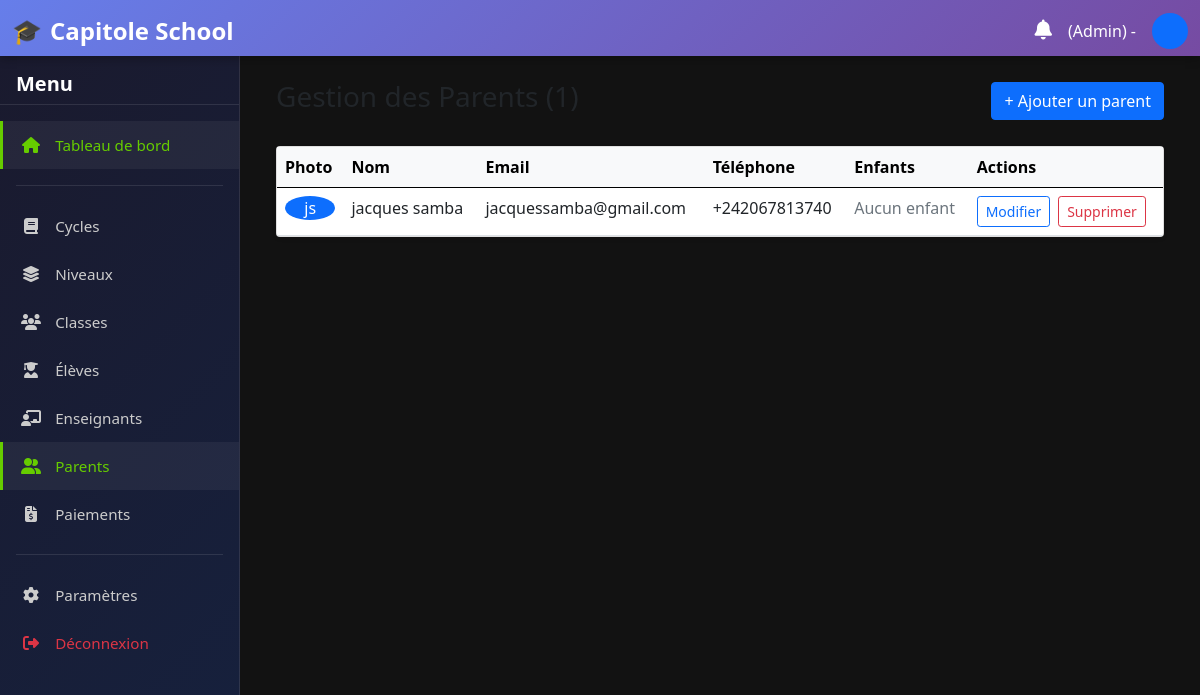
Before: /parents/ (signed in) with the older database file.
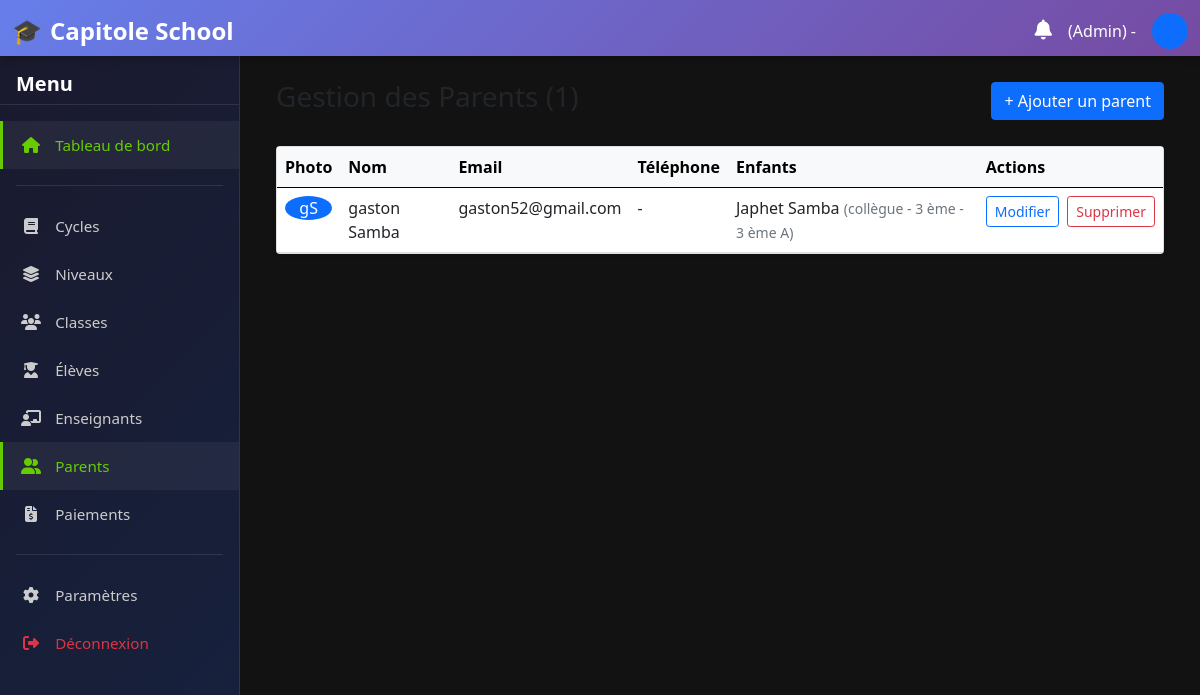
After: the same page with the newer database file.
### home/models.py (models this page shows, shortened)
class Utilisateur(AbstractUser):
    ROLES = (
        ('admin', 'Administrateur'),
        ('enseignant', 'Enseignant'),
        ('eleve', 'Élève'),
        ('parent', 'Parent'),
        ('directeur', 'Directeur'),
        ('secretaire', 'Secrétaire'),
        ('surveillant', 'Surveillant'),
    )
    role = models.CharField(_("Rôle"), max_length=20, choices=ROLES, db_index=True)
    telephone = models.CharField(_("Téléphone"), max_length=20, blank=True)
    photo = models.ImageField(_("Photo"), upload_to='utilisateurs/', blank=True, null=True)
    class Meta:
        verbose_name = _("Utilisateur")
        verbose_name_plural = _("Utilisateurs")
        ordering = ['last_name', 'first_name']
    def get_full_name(self):
        full_name = f"{self.first_name} {self.last_name}".strip()
        return full_name or self.username

class Eleve(models.Model):
    GENRE_CHOICES = [
        ('M', _('Masculin')),
        ('F', _('Féminin')),
        ('Autre', _('Autre')),
    ]
    utilisateur = models.OneToOneField(
        Utilisateur,
        on_delete=models.CASCADE,
        limit_choices_to={'role': 'eleve'},
        related_name='eleve_profile',
        verbose_name=_("Utilisateur")
    )
    matricule = models.CharField(_("Matricule"), max_length=20, unique=True)
    date_naissance = models.DateField(_("Date de naissance"))
    genre = models.CharField(_("Genre"), max_length=10, choices=GENRE_CHOICES)
    contact_urgence = models.CharField(_("Contact d'urgence"), max_length=100, blank=True)
    infos_medicaux = models.TextField(_("Informations médicales"), blank=True)
    classe_actuelle = models.ForeignKey(
        Classe,
        on_delete=models.SET_NULL,
        null=True,
        blank=True,
        related_name='eleves',
        verbose_name=_("Classe actuelle")
    )
    date_inscription = models.DateField(
        _("Date d'inscription"),
        auto_now_add=True,
        null=True,
        blank=True
    )
    STATUT_CHOICES = [
        ('INSCRIT', 'Inscrit'),
        ('EN_ATTENTE', 'En attente'),
        ('SUSPENDU', 'Suspendu'),
        ('EXCLUE', 'Exclu'),
        ('TRANSFERE', 'Transféré'),
    ]
    statut = models.CharField(
        _("Statut"),
        max_length=20,
        choices=STATUT_CHOICES,
        default='INSCRIT',
        db_index=True
    )
    class Meta:
        verbose_name = _("Élève")
        verbose_name_plural = _("Élèves")

class Classe(models.Model):
    niveau = models.ForeignKey(Niveau, on_delete=models.CASCADE, related_name='classes', verbose_name=_("Niveau"))
    nom = models.CharField(_("Nom de la classe"), max_length=50)
    effectif_max = models.PositiveIntegerField(_("Effectif maximum"), null=True, blank=True)
    class Meta:
        verbose_name = _("Classe")
        verbose_name_plural = _("Classes")
        unique_together = ('niveau', 'nom')
        ordering = ['niveau', 'nom']
    def __str__(self):
        return f"{self.niveau} - {self.nom}"

class Niveau(models.Model):
    cycle = models.ForeignKey(Cycle, on_delete=models.CASCADE, related_name='niveaux', verbose_name=_("Cycle"))
    nom = models.CharField(_("Nom du niveau"), max_length=50)
    class Meta:
        verbose_name = _("Niveau")
        verbose_name_plural = _("Niveaux")
        unique_together = ('cycle', 'nom')
        ordering = ['cycle', 'nom']
    def __str__(self):
        return f"{self.cycle} - {self.nom}"

class Cycle(models.Model):
    nom = models.CharField(_("Nom du cycle"), max_length=50, unique=True)
    class Meta:
        verbose_name = _("Cycle")
        verbose_name_plural = _("Cycles")
    def __str__(self):
        return self.nom

### home/views.py (the view)
# urls.py: path('parents/', views.liste_parents, name='liste_parents'),
@login_required
def liste_parents(request):
    parents = Utilisateur.objects.filter(role='parent').select_related('parent_profile').prefetch_related('parent_profile__enfants').order_by('last_name', 'first_name')
    parents_data = []
    for user in parents:
        try:
            enfants = user.parent_profile.enfants.all()
        except:
            enfants = []
        parents_data.append({
            'user': user,
            'enfants': enfants,
            'total_enfants': enfants
        })
    context = {
        'parents_data': parents_data,
        'total': len(parents_data)
    }
    return render(request, 'gestion/dashboards/parents_liste.html', context)

### home/templatetags/notification_extras.py (called while the page is built)
@register.filter
def has_unread_notifications(user):
    return user.notifications.filter(statut='NON_LU').exists()

### home/templates/gestion/dashboards/parents_liste.html (shortened to what this page needs)
{% extends "gestion/base.html" %}
{% block content %}
<div class="container-fluid">
    <div class="d-flex justify-content-between align-items-center mb-4">
        <h1 class="h3 text-dark">Gestion des Parents ({{ total }})</h1>
        <a href="{% url 'home:ajouter_parent' %}" class="btn btn-primary">+ Ajouter un parent</a>
    </div>
    <div class="card shadow-sm">
        <div class="card-body p-0">
            <div class="table-responsive">
                <table class="table table-hover mb-0">
                    <thead class="table-light">
                        <tr>
                            <th>Photo</th>
                            <th>Nom</th>
                            <th>Email</th>
                            <th>Téléphone</th>
                            <th>Enfants</th>
                            <th>Actions</th>
                        </tr>
                    </thead>
                    <tbody>
                        {% for data in parents_data %}
                        <tr>
                            <td>
                                {% if data.user.photo %}
                                    <img src="{{ data.user.photo.url }}" class="rounded-circle" width="40" height="40" style="object-fit: cover;">
                                {% else %}
                                    <div class="avatar-xs bg-primary text-white rounded-circle d-flex align-items-center justify-content-center">
                                        {{ data.user.first_name|first }}{{ data.user.last_name|first }}
                                    </div>
                                {% endif %}
                            </td>
                            <td>{{ data.user.first_name }} {{ data.user.last_name }}</td>
                            <td>{{ data.user.email }}</td>
                            <td>{{ data.user.telephone|default:"-" }}</td>
                            <td>
                                {% if data.enfants %}
                                    <ul class="list-unstyled mb-0">
                                        {% for eleve in data.enfants %}
                                            <li>{{ eleve.utilisateur.get_full_name }} <small class="text-muted">({{ eleve.classe_actuelle|default:"Non assigné" }})</small></li>
                                        {% endfor %}
                                    </ul>
                                {% else %}
                                    <span class="text-muted">Aucun enfant</span>
                                {% endif %}
                            </td>
                            <td>
                                <div class="d-flex gap-2">
                                    <a href="{% url 'home:modifier_parent' data.user.pk %}" class="btn btn-sm btn-outline-primary">Modifier</a>
                                    <a href="{% url 'home:supprimer_parent' data.user.pk %}" class="btn btn-sm btn-outline-danger">Supprimer</a>
                                </div>
                            </td>
                        </tr>
                        {% empty %}
                        <tr>
                            <td colspan="6" class="text-center text-muted py-4">
                                <i class="fas fa-user-friends me-2"></i> Aucun parent trouvé.
                            </td>
                        </tr>
                        {% endfor %}
                    </tbody>
                </table>
            </div>
        </div>
    </div>
</div>
{% endblock %}

Changed rows visible on the page:
no longer on this page (row edited): Utilisateur: user.first_name|first "j", user.last_name|first "s", user.first_name "jacques", user.last_name "samba", user.email "jacquessamba@gmail.com", user.telephone "+242067813740", shows "Aucun enfant"
now on this page (row edited): Utilisateur: user.first_name|first "g", user.last_name|first "S", user.first_name "gaston", user.last_name "Samba", user.email "gaston52@gmail.com", user.telephone "-"
added Eleve: utilisateur.get_full_name "Japhet Samba", classe_actuelle "collègue - 3 ème - 3 ème A"
